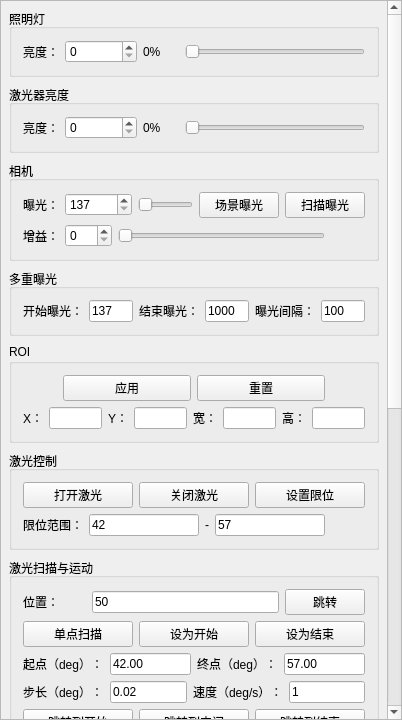
<?xml version="1.0" encoding="UTF-8"?>
<ui version="4.0">
 <class>ScannerInterfaceClass</class>
 <widget class="QWidget" name="ScannerInterfaceClass">
  <property name="geometry">
   <rect>
    <x>0</x>
    <y>0</y>
    <width>402</width>
    <height>720</height>
   </rect>
  </property>
  <property name="sizePolicy">
   <sizepolicy hsizetype="Maximum" vsizetype="Preferred">
    <horstretch>0</horstretch>
    <verstretch>0</verstretch>
   </sizepolicy>
  </property>
  <property name="maximumSize">
   <size>
    <width>16777215</width>
    <height>16777215</height>
   </size>
  </property>
  <property name="windowTitle">
   <string>ScannerInterface</string>
  </property>
  <layout class="QVBoxLayout" name="outerVerticalLayout">
   <property name="spacing">
    <number>0</number>
   </property>
   <property name="leftMargin">
    <number>0</number>
   </property>
   <property name="topMargin">
    <number>0</number>
   </property>
   <property name="rightMargin">
    <number>0</number>
   </property>
   <property name="bottomMargin">
    <number>0</number>
   </property>
   <item>
    <widget class="QScrollArea" name="scrollArea">
     <property name="verticalScrollBarPolicy">
      <enum>Qt::ScrollBarAsNeeded</enum>
     </property>
     <property name="horizontalScrollBarPolicy">
      <enum>Qt::ScrollBarAsNeeded</enum>
     </property>
     <property name="widgetResizable">
      <bool>true</bool>
     </property>
     <widget class="QWidget" name="scrollAreaWidgetContents">
      <property name="geometry">
       <rect>
        <x>0</x>
        <y>0</y>
        <width>383</width>
        <height>1071</height>
       </rect>
      </property>
      <layout class="QVBoxLayout" name="verticalLayout_4">
       <property name="spacing">
        <number>8</number>
       </property>
       <property name="leftMargin">
        <number>8</number>
       </property>
       <property name="topMargin">
        <number>8</number>
       </property>
       <property name="rightMargin">
        <number>8</number>
       </property>
       <property name="bottomMargin">
        <number>8</number>
       </property>
       <item>
        <widget class="QGroupBox" name="groupBox_illuminationControl">
         <property name="title">
          <string>照明灯</string>
         </property>
         <layout class="QVBoxLayout" name="verticalLayout_illuminationControl">
          <item>
           <layout class="QHBoxLayout" name="horizontalLayout_illuminationBrightness" stretch="1,2,1,5">
            <item>
             <widget class="QLabel" name="label_illuminationBrightness">
              <property name="text">
               <string>亮度：</string>
              </property>
             </widget>
            </item>
            <item>
             <widget class="QSpinBox" name="spinBox_illuminationBrightness">
              <property name="maximum">
               <number>100</number>
              </property>
             </widget>
            </item>
            <item>
             <widget class="QLabel" name="label_illuminationBrightnessValue">
              <property name="text">
               <string>0%</string>
              </property>
             </widget>
            </item>
            <item>
             <widget class="QSlider" name="horizontalSlider_illuminationBrightness">
              <property name="maximum">
               <number>100</number>
              </property>
              <property name="orientation">
               <enum>Qt::Horizontal</enum>
              </property>
             </widget>
            </item>
           </layout>
          </item>
         </layout>
        </widget>
       </item>
       <item>
        <widget class="QGroupBox" name="groupBox_lightControl">
         <property name="title">
         <string>激光器亮度</string>
         </property>
         <layout class="QVBoxLayout" name="verticalLayout_lightControl">
          <item>
           <layout class="QHBoxLayout" name="horizontalLayout_softness" stretch="1,2,1,5">
            <item>
             <widget class="QLabel" name="label_softness">
              <property name="text">
               <string>亮度：</string>
              </property>
             </widget>
            </item>
            <item>
             <widget class="QSpinBox" name="spinBox_brightness">
              <property name="maximum">
               <number>100</number>
              </property>
             </widget>
            </item>
            <item>
             <widget class="QLabel" name="label_laserBrightnessValue">
              <property name="text">
               <string>0%</string>
              </property>
             </widget>
            </item>
            <item>
             <widget class="QSlider" name="horizontalSlider_brightness">
              <property name="maximum">
               <number>100</number>
              </property>
              <property name="orientation">
               <enum>Qt::Horizontal</enum>
              </property>
             </widget>
            </item>
           </layout>
          </item>
         </layout>
        </widget>
       </item>
       <item>
        <widget class="QGroupBox" name="groupBox">
         <property name="title">
          <string>相机</string>
         </property>
         <layout class="QVBoxLayout" name="verticalLayout">
          <item>
           <layout class="QHBoxLayout" name="horizontalLayout_9">
            <item>
             <widget class="QLabel" name="label">
              <property name="text">
               <string>曝光：</string>
              </property>
             </widget>
            </item>
            <item>
             <widget class="QSpinBox" name="exposureTimeSpin">
              <property name="minimum">
               <number>137</number>
              </property>
              <property name="maximum">
               <number>1000000</number>
              </property>
              <property name="singleStep">
               <number>100</number>
              </property>
              <property name="value">
               <number>137</number>
              </property>
             </widget>
            </item>
            <item>
             <widget class="QSlider" name="exposureTimeSlider">
              <property name="minimum">
               <number>137</number>
              </property>
              <property name="maximum">
               <number>1000000</number>
              </property>
              <property name="value">
               <number>137</number>
              </property>
              <property name="orientation">
               <enum>Qt::Horizontal</enum>
              </property>
             </widget>
            </item>
            <item>
             <widget class="QPushButton" name="applyButton">
              <property name="text">
               <string>场景曝光</string>
              </property>
             </widget>
            </item>
            <item>
             <widget class="QPushButton" name="applyScanExposureButton">
              <property name="text">
               <string>扫描曝光</string>
              </property>
             </widget>
            </item>
           </layout>
          </item>
          <item>
           <layout class="QHBoxLayout" name="horizontalLayout_gain">
            <item>
             <widget class="QLabel" name="label_gain">
              <property name="text">
               <string>增益：</string>
              </property>
             </widget>
            </item>
            <item>
             <widget class="QSpinBox" name="gainSpin">
              <property name="maximum">
               <number>100</number>
              </property>
             </widget>
            </item>
            <item>
             <widget class="QSlider" name="gainSlider">
              <property name="maximum">
               <number>100</number>
              </property>
              <property name="orientation">
               <enum>Qt::Horizontal</enum>
              </property>
             </widget>
            </item>
            <item>
             <spacer name="horizontalSpacer_gain">
              <property name="orientation">
               <enum>Qt::Vertical</enum>
              </property>
              <property name="sizeHint" stdset="0">
               <size>
                <width>40</width>
                <height>20</height>
               </size>
              </property>
             </spacer>
            </item>
           </layout>
          </item>
         </layout>
        </widget>
       </item>
       <item>
        <widget class="QGroupBox" name="groupBox_multiExposure">
         <property name="title">
           <string>多重曝光</string>
         </property>
         <layout class="QVBoxLayout" name="verticalLayout_multiExposure">
          <item>
           <layout class="QHBoxLayout" name="horizontalLayout_multiExposureParams">
            <item>
             <widget class="QLabel" name="label_multiExposureMin">
              <property name="text">
                <string>开始曝光：</string>
              </property>
             </widget>
            </item>
            <item>
             <widget class="QLineEdit" name="lineEdit_multiExposureMin">
              <property name="text">
               <string>137</string>
              </property>
             </widget>
            </item>
            <item>
             <widget class="QLabel" name="label_multiExposureMax">
              <property name="text">
                <string>结束曝光：</string>
              </property>
             </widget>
            </item>
            <item>
             <widget class="QLineEdit" name="lineEdit_multiExposureMax">
              <property name="text">
               <string>1000</string>
              </property>
             </widget>
            </item>
            <item>
             <widget class="QLabel" name="label_multiExposureStep">
              <property name="text">
                <string>曝光间隔：</string>
              </property>
             </widget>
            </item>
            <item>
             <widget class="QLineEdit" name="lineEdit_multiExposureStep">
              <property name="text">
               <string>100</string>
              </property>
             </widget>
            </item>
           </layout>
          </item>
         </layout>
       </widget>
       </item>
       <item>
        <widget class="QGroupBox" name="groupBox_roi">
         <property name="title">
          <string>ROI</string>
         </property>
         <layout class="QVBoxLayout" name="verticalLayout_roi">
          <item>
           <layout class="QHBoxLayout" name="horizontalLayout_roiButtons">
            <item>
             <spacer name="horizontalSpacer_roi_left">
              <property name="orientation">
               <enum>Qt::Vertical</enum>
              </property>
              <property name="sizeHint" stdset="0">
               <size>
                <width>40</width>
                <height>20</height>
               </size>
              </property>
             </spacer>
            </item>
            <item>
             <widget class="QPushButton" name="pushButton_roiCapture">
              <property name="text">
               <string>应用</string>
              </property>
             </widget>
            </item>
            <item>
             <widget class="QPushButton" name="pushButton_roiReset">
              <property name="text">
               <string>重置</string>
              </property>
             </widget>
            </item>
            <item>
             <spacer name="horizontalSpacer_roi_right">
              <property name="orientation">
               <enum>Qt::Vertical</enum>
              </property>
              <property name="sizeHint" stdset="0">
               <size>
                <width>40</width>
                <height>20</height>
               </size>
              </property>
             </spacer>
            </item>
           </layout>
          </item>
          <item>
           <layout class="QHBoxLayout" name="horizontalLayout_roiParams">
            <item>
             <widget class="QLabel" name="label_roiX">
              <property name="text">
               <string>X：</string>
              </property>
             </widget>
            </item>
            <item>
             <widget class="QLineEdit" name="lineEdit_roiX"/>
            </item>
            <item>
             <widget class="QLabel" name="label_roiY">
              <property name="text">
               <string>Y：</string>
              </property>
             </widget>
            </item>
            <item>
             <widget class="QLineEdit" name="lineEdit_roiY"/>
            </item>
            <item>
             <widget class="QLabel" name="label_roiWidth">
              <property name="text">
               <string>宽：</string>
              </property>
             </widget>
            </item>
            <item>
             <widget class="QLineEdit" name="lineEdit_roiWidth"/>
            </item>
            <item>
             <widget class="QLabel" name="label_roiHeight">
              <property name="text">
               <string>高：</string>
              </property>
             </widget>
            </item>
            <item>
             <widget class="QLineEdit" name="lineEdit_roiHeight"/>
            </item>
           </layout>
          </item>
         </layout>
        </widget>
       </item>
       <item>
        <widget class="QGroupBox" name="groupBox_2">
         <property name="title">
          <string>激光控制</string>
         </property>
         <layout class="QVBoxLayout" name="verticalLayout_5">
          <item>
           <layout class="QHBoxLayout" name="horizontalLayout_16">
            <item>
             <widget class="QPushButton" name="openLaserButton">
              <property name="text">
               <string>打开激光</string>
              </property>
             </widget>
            </item>
            <item>
             <widget class="QPushButton" name="closeLaserButton">
              <property name="text">
               <string>关闭激光</string>
              </property>
             </widget>
            </item>
            <item>
             <widget class="QPushButton" name="limitButton">
              <property name="text">
               <string>设置限位</string>
              </property>
             </widget>
            </item>
           </layout>
          </item>
          <item>
           <layout class="QHBoxLayout" name="horizontalLayout_8">
            <item>
             <widget class="QLabel" name="label_2">
              <property name="text">
               <string>限位范围：</string>
              </property>
             </widget>
            </item>
            <item>
             <widget class="QLineEdit" name="lowerLimitLine">
              <property name="text">
               <string>42</string>
              </property>
             </widget>
            </item>
            <item>
             <widget class="QLabel" name="label_3">
              <property name="text">
               <string>-</string>
              </property>
             </widget>
            </item>
            <item>
             <widget class="QLineEdit" name="upperLimitLine">
              <property name="text">
               <string>57</string>
              </property>
             </widget>
            </item>
            <item>
             <spacer name="horizontalSpacer">
              <property name="orientation">
               <enum>Qt::Vertical</enum>
              </property>
              <property name="sizeHint" stdset="0">
               <size>
                <width>40</width>
                <height>20</height>
               </size>
              </property>
             </spacer>
            </item>
           </layout>
          </item>
         </layout>
        </widget>
       </item>
       <item>
        <widget class="QGroupBox" name="groupBox_laserMove">
         <property name="title">
          <string>激光扫描与运动</string>
         </property>
         <layout class="QVBoxLayout" name="verticalLayout_laserMove">
          <item>
           <layout class="QHBoxLayout" name="horizontalLayout_laserPosition" stretch="1,3,1">
            <item>
             <widget class="QLabel" name="label_laserPosition">
              <property name="text">
               <string>位置：</string>
              </property>
             </widget>
            </item>
            <item>
             <widget class="QLineEdit" name="lineEdit_8">
              <property name="text">
               <string>50</string>
              </property>
             </widget>
            </item>
            <item>
             <widget class="QPushButton" name="pbSkip">
              <property name="text">
               <string>跳转</string>
              </property>
             </widget>
            </item>
           </layout>
          </item>
          <item>
           <layout class="QHBoxLayout" name="horizontalLayout_scanButtons">
            <item>
             <widget class="QPushButton" name="singleButton">
              <property name="text">
               <string>单点扫描</string>
              </property>
             </widget>
            </item>
            <item>
             <widget class="QPushButton" name="startButton">
              <property name="text">
               <string>设为开始</string>
              </property>
             </widget>
            </item>
            <item>
             <widget class="QPushButton" name="endButton">
              <property name="text">
               <string>设为结束</string>
              </property>
             </widget>
            </item>
           </layout>
          </item>
          <item>
           <layout class="QHBoxLayout" name="horizontalLayout_laserStart" stretch="1,3,1,3">
            <item>
             <widget class="QLabel" name="label_laserStart">
              <property name="text">
               <string>起点（deg）：</string>
              </property>
             </widget>
            </item>
            <item>
             <widget class="QLineEdit" name="startLine">
              <property name="text">
               <string>42.00</string>
              </property>
             </widget>
            </item>
            <item>
             <widget class="QLabel" name="label_laserEnd">
              <property name="text">
               <string>终点（deg）：</string>
              </property>
             </widget>
            </item>
            <item>
             <widget class="QLineEdit" name="endLine">
              <property name="text">
               <string>57.00</string>
              </property>
             </widget>
            </item>
           </layout>
          </item>
          <item>
           <layout class="QHBoxLayout" name="horizontalLayout_laserEnd"/>
          </item>
          <item>
           <layout class="QHBoxLayout" name="horizontalLayout_laserStepSpeed" stretch="1,3,1,3">
            <item>
             <widget class="QLabel" name="label_laserStep">
              <property name="text">
               <string>步长（deg）：</string>
              </property>
             </widget>
            </item>
            <item>
             <widget class="QLineEdit" name="incrementLine">
              <property name="toolTip">
               <string>扫描时，激光每次移动的角度。</string>
              </property>
              <property name="text">
               <string>0.02</string>
              </property>
             </widget>
            </item>
            <item>
             <widget class="QLabel" name="label_laserSpeed">
              <property name="text">
               <string>速度（deg/s）：</string>
              </property>
             </widget>
            </item>
            <item>
             <widget class="QLineEdit" name="lineEdit_3">
              <property name="toolTip">
               <string>扫描时，激光移动到每个步长目标的速度。</string>
              </property>
              <property name="text">
               <string>1</string>
              </property>
             </widget>
            </item>
           </layout>
          </item>
          <item>
           <layout class="QHBoxLayout" name="horizontalLayout_laserMoveButtons" stretch="1,1,1">
            <item>
             <widget class="QPushButton" name="pushButton_laserMoveStart">
              <property name="text">
               <string>跳转到开始</string>
              </property>
             </widget>
            </item>
            <item>
             <widget class="QPushButton" name="pushButton_laserMoveMiddle">
              <property name="text">
               <string>跳转到中间</string>
              </property>
             </widget>
            </item>
            <item>
             <widget class="QPushButton" name="pushButton_laserMoveEnd">
              <property name="text">
               <string>跳转到结束</string>
              </property>
             </widget>
            </item>
           </layout>
          </item>
          <item>
           <layout class="QHBoxLayout" name="horizontalLayout_10">
            <item>
             <widget class="QPushButton" name="pbScan">
              <property name="text">
               <string>开始扫描</string>
              </property>
             </widget>
            </item>
            <item>
             <widget class="QPushButton" name="pbStopScan">
              <property name="text">
               <string>停止扫描</string>
              </property>
             </widget>
            </item>
           </layout>
          </item>
         </layout>
        </widget>
       </item>
       <item>
        <widget class="QGroupBox" name="groupBox_extract">
         <property name="title">
          <string>激光提取</string>
         </property>
         <layout class="QVBoxLayout" name="verticalLayout_extract">
          <item>
           <layout class="QHBoxLayout" name="horizontalLayout_extractDisplay">
            <item>
             <widget class="QCheckBox" name="checkBox_centerPointDisplay">
              <property name="text">
               <string>中心点显示</string>
              </property>
               <property name="checked">
                <bool>false</bool>
               </property>
             </widget>
            </item>
            <item>
             <widget class="QCheckBox" name="checkBox_validAreaDisplay">
              <property name="text">
               <string>有效区显示</string>
              </property>
               <property name="checked">
                <bool>false</bool>
               </property>
             </widget>
            </item>
           </layout>
          </item>
          <item>
           <layout class="QHBoxLayout" name="horizontalLayout_lineFit">
            <item>
             <widget class="QCheckBox" name="checkBox_lineFit">
              <property name="text">
               <string>直线拟合</string>
              </property>
               <property name="checked">
                <bool>false</bool>
               </property>
             </widget>
            </item>
            <item>
             <widget class="QLabel" name="label_ME">
              <property name="text">
               <string>ME：</string>
              </property>
             </widget>
            </item>
            <item>
             <widget class="QLineEdit" name="lineEdit_ME"/>
            </item>
            <item>
             <widget class="QLabel" name="label_RMSE">
              <property name="text">
               <string>RMSE：</string>
              </property>
             </widget>
            </item>
            <item>
             <widget class="QLineEdit" name="lineEdit_RMSE"/>
            </item>
           </layout>
          </item>
          <item>
           <layout class="QHBoxLayout" name="horizontalLayout_centerlineMethod">
            <item>
             <widget class="QLabel" name="label_centerlineMethod">
              <property name="text">
               <string>提取算法：</string>
              </property>
             </widget>
            </item>
            <item>
             <widget class="QComboBox" name="comboBox_centerlineMethod">
              <item>
               <property name="text">
                <string>灰度重心法</string>
               </property>
              </item>
              <item>
               <property name="text">
                <string>Steger</string>
               </property>
              </item>
              <item>
               <property name="text">
                <string>阈值法</string>
               </property>
              </item>
             </widget>
            </item>
            <item>
             <widget class="QCheckBox" name="checkBox_isHeng">
              <property name="text">
               <string>横向</string>
              </property>
              <property name="checked">
               <bool>true</bool>
              </property>
             </widget>
            </item>
           </layout>
          </item>
          <item>
           <layout class="QHBoxLayout" name="horizontalLayout_bwThr">
            <item>
             <widget class="QLabel" name="label_bwThr">
              <property name="text">
               <string>阈值：</string>
              </property>
             </widget>
            </item>
            <item>
             <widget class="QLineEdit" name="lineEdit_bwThr">
              <property name="text">
               <string>55</string>
              </property>
             </widget>
            </item>
            <item>
             <widget class="QSlider" name="horizontalSlider_bwThr">
              <property name="maximum">
               <number>255</number>
              </property>
              <property name="value">
               <number>55</number>
              </property>
              <property name="orientation">
               <enum>Qt::Horizontal</enum>
              </property>
             </widget>
            </item>
           </layout>
          </item>
          <item>
           <layout class="QHBoxLayout" name="horizontalLayout_sumThr">
            <item>
             <widget class="QLabel" name="label_sumThr">
              <property name="text">
               <string>筛选阈值：</string>
              </property>
             </widget>
            </item>
            <item>
             <widget class="QLineEdit" name="lineEdit_sumThr">
              <property name="text">
               <string>124</string>
              </property>
             </widget>
            </item>
            <item>
             <widget class="QSlider" name="horizontalSlider_sumThr">
              <property name="maximum">
               <number>255</number>
              </property>
              <property name="value">
               <number>124</number>
              </property>
              <property name="orientation">
               <enum>Qt::Horizontal</enum>
              </property>
             </widget>
            </item>
           </layout>
          </item>
          <item>
           <layout class="QHBoxLayout" name="horizontalLayout_extractPointCount">
            <item>
             <widget class="QLabel" name="label_extractPointCount">
              <property name="text">
               <string>提取点数：</string>
              </property>
             </widget>
            </item>
            <item>
             <widget class="QLineEdit" name="lineEdit_extractPointCount"/>
            </item>
            <item>
             <spacer name="horizontalSpacer_extractPointCount">
              <property name="orientation">
               <enum>Qt::Vertical</enum>
              </property>
              <property name="sizeHint" stdset="0">
               <size>
                <width>40</width>
                <height>20</height>
               </size>
              </property>
             </spacer>
            </item>
           </layout>
          </item>
         </layout>
        </widget>
       </item>
       <item>
        <widget class="QGroupBox" name="groupBox_3">
         <property name="title">
          <string>扫描</string>
         </property>
         <layout class="QVBoxLayout" name="verticalLayout_2">
          <item>
           <layout class="QHBoxLayout" name="horizontalLayout_scanMode">
            <item>
             <widget class="QLabel" name="label_scanMode">
              <property name="text">
               <string>触发模式：</string>
              </property>
             </widget>
            </item>
            <item>
             <widget class="QComboBox" name="comboBox_2">
              <item>
               <property name="text">
                <string>间隔触发</string>
               </property>
              </item>
              <item>
               <property name="text">
                <string>间隔不触发</string>
               </property>
              </item>
              <item>
               <property name="text">
                <string>连续触发</string>
               </property>
              </item>
              <item>
               <property name="text">
                <string>连续不触发</string>
               </property>
              </item>
             </widget>
            </item>
            <item>
             <widget class="QLabel" name="label_triggerLine">
              <property name="text">
               <string>触发线：</string>
              </property>
             </widget>
            </item>
            <item>
             <widget class="QComboBox" name="comboBox_line">
              <item>
               <property name="text">
                <string>Line0</string>
               </property>
              </item>
              <item>
               <property name="text">
                <string>Line1</string>
               </property>
              </item>
              <item>
               <property name="text">
                <string>Line2</string>
               </property>
              </item>
              <item>
               <property name="text">
                <string>Line3</string>
               </property>
              </item>
             </widget>
            </item>
           </layout>
          </item>
          <item>
           <layout class="QHBoxLayout" name="horizontalLayout_calibrate">
            <item>
             <widget class="QLabel" name="label_calibratefile">
              <property name="text">
               <string>标定文件：</string>
              </property>
             </widget>
            </item>
            <item>
             <widget class="QComboBox" name="comboBox_calibratefile"/>
            </item>
           </layout>
          </item>
          <item>
           <layout class="QHBoxLayout" name="horizontalLayout_savePath">
            <item>
             <widget class="QLabel" name="label_savePath">
              <property name="text">
               <string>保存路径：</string>
              </property>
             </widget>
            </item>
            <item>
             <widget class="QLineEdit" name="pathLine"/>
            </item>
            <item>
             <widget class="QPushButton" name="pathButton">
              <property name="text">
               <string>...</string>
              </property>
             </widget>
            </item>
           </layout>
          </item>
          <item>
           <layout class="QHBoxLayout" name="horizontalLayout_saveFlags">
            <item>
             <widget class="QCheckBox" name="checkBox_scansave">
              <property name="text">
               <string>扫描时保存图片</string>
              </property>
             </widget>
            </item>
            <item>
             <widget class="QCheckBox" name="checkBox_scansavecloud">
              <property name="text">
               <string>结束后保存点云</string>
              </property>
             </widget>
            </item>
           </layout>
          </item>
          <item>
           <layout class="QGridLayout" name="gridLayout_saveParams">
            <item row="0" column="0">
             <widget class="QCheckBox" name="radioButton_saveScene">
              <property name="text">
               <string>场景图</string>
              </property>
             </widget>
            </item>
            <item row="0" column="1">
             <widget class="QComboBox" name="comboBox_sceneFormat">
              <item>
               <property name="text">
                <string>png</string>
               </property>
              </item>
              <item>
               <property name="text">
                <string>bmp</string>
               </property>
              </item>
              <item>
               <property name="text">
                <string>jpg</string>
               </property>
              </item>
             </widget>
            </item>
            <item row="0" column="2">
             <widget class="QCheckBox" name="radioButton_saveOriginal">
              <property name="text">
               <string>原始图</string>
              </property>
             </widget>
            </item>
            <item row="0" column="3">
             <widget class="QComboBox" name="comboBox_originalFormat">
              <item>
               <property name="text">
                <string>bmp</string>
               </property>
              </item>
              <item>
               <property name="text">
                <string>png</string>
               </property>
              </item>
              <item>
               <property name="text">
                <string>jpg</string>
               </property>
              </item>
             </widget>
            </item>
            <item row="1" column="0">
             <widget class="QCheckBox" name="radioButton_saveCloud">
              <property name="text">
               <string>点云</string>
              </property>
             </widget>
            </item>
            <item row="1" column="1">
             <widget class="QComboBox" name="comboBox_cloudFormat">
              <item>
               <property name="text">
                <string>txt</string>
               </property>
              </item>
              <item>
               <property name="text">
                <string>pcd</string>
               </property>
              </item>
             </widget>
            </item>
            <item row="1" column="2">
             <widget class="QCheckBox" name="radioButton_saveDepth">
              <property name="text">
               <string>纹理PLY</string>
              </property>
             </widget>
            </item>
            <item row="1" column="3">
             <widget class="QComboBox" name="comboBox_depthFormat">
              <item>
               <property name="text">
                <string>png</string>
               </property>
              </item>
              <item>
               <property name="text">
                <string>bmp</string>
               </property>
              </item>
             </widget>
            </item>
            <item row="2" column="0">
             <widget class="QCheckBox" name="radioButton_saveCompose">
              <property name="text">
               <string>合成图</string>
              </property>
             </widget>
            </item>
            <item row="2" column="1">
             <widget class="QComboBox" name="comboBox_composeFormat">
              <item>
               <property name="text">
                <string>png</string>
               </property>
              </item>
              <item>
               <property name="text">
                <string>bmp</string>
               </property>
              </item>
             </widget>
            </item>
            <item row="2" column="2">
             <widget class="QCheckBox" name="radioButton_saveLaserDepth">
              <property name="text">
               <string>深度图</string>
              </property>
             </widget>
            </item>
            <item row="2" column="3">
             <widget class="QComboBox" name="comboBox_laserDepthFormat">
              <item>
               <property name="text">
                <string>png</string>
               </property>
              </item>
              <item>
               <property name="text">
                <string>bmp</string>
               </property>
              </item>
             </widget>
            </item>
           </layout>
          </item>
         </layout>
        </widget>
       </item>
       <item>
        <spacer name="verticalSpacer">
         <property name="orientation">
          <enum>Qt::Vertical</enum>
         </property>
         <property name="sizeHint" stdset="0">
          <size>
           <width>20</width>
           <height>40</height>
          </size>
         </property>
        </spacer>
       </item>
      </layout>
     </widget>
    </widget>
   </item>
  </layout>
 </widget>
 <layoutdefault spacing="6" margin="11"/>
 <resources/>
 <connections/>
</ui>
